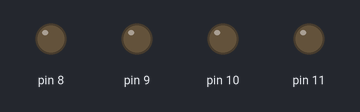
The sketch below on a simulated Arduino Nano, built with avr-gcc and run on an emulated ATmega328P. Shown: output pins drawn as LEDs (lit = HIGH).

Above: at 0.02 s.
At 0.62 s:
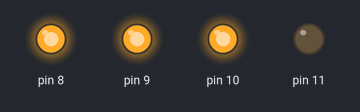
At 1.27 s:
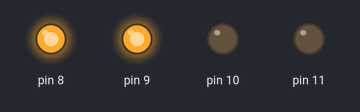
At 1.87 s:
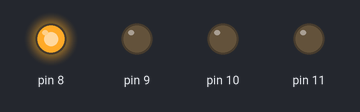
At 2.5 s:
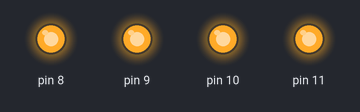
Timing chart, 0 to 3.0 s (numbered marks = the images above):
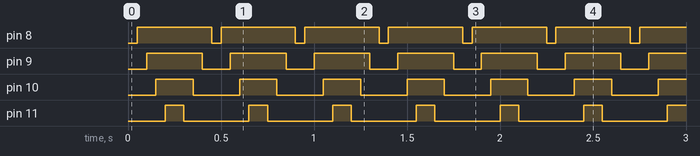

The sketch:

nano-testing.ino
```cpp
/*
   Writter by Ahmed khairy
   on friday 13/9/2019
   using arduino nano
   blinking test
*/
#include <avr/io.h>
#include <util/delay.h>
#define dly 50
int main(void)
{
  DDRB = 0x0f;
  uint8_t i = 0;
  while (1)
  {
    PORTB = 0;
    _delay_ms(dly);
        do
    {
      PORTB |= (1 << i);
      _delay_ms(dly);
      i++;
    } while (i < 4);
    do
    {
      PORTB &= ~(1 << i);
      _delay_ms(dly);
      i--;
    } while (i > 0);
  }
  return (0);
}
```

Measured:
- by itself, pin 8: alternates HIGH for 0.40 s and LOW for 0.05 s
- by itself, pin 9: alternates HIGH for 0.30 s and LOW for 0.15 s
- by itself, pin 10: alternates HIGH for 0.20 s and LOW for 0.25 s
- by itself, pin 11: alternates HIGH for 0.10 s and LOW for 0.35 s
